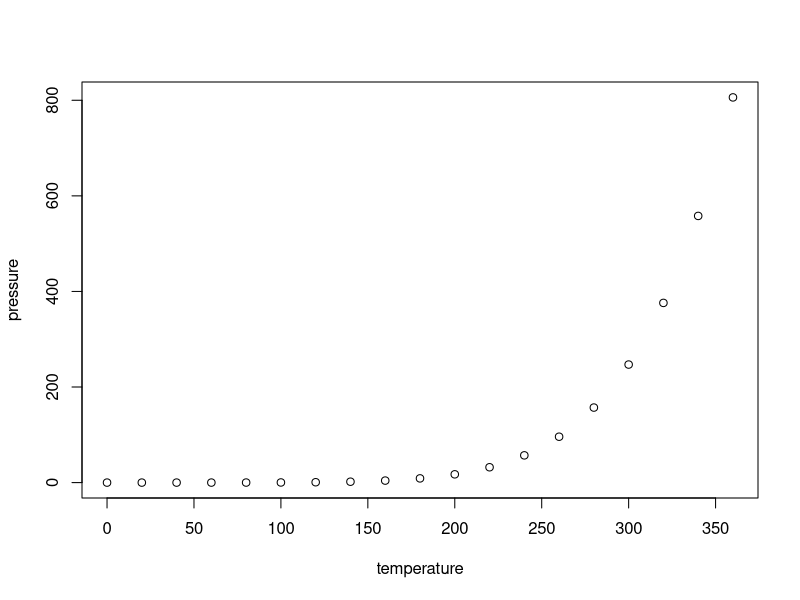
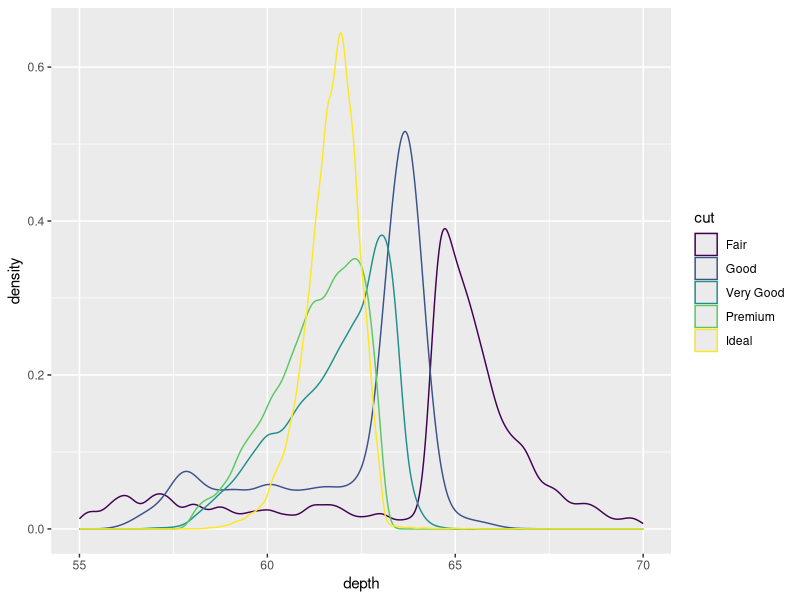

R code for these plots, in order:
## ---- chunk 1
getwd()
plot(pressure)
## ---- chunk 2
library(ggplot2)
ggplot(diamonds, aes(depth, colour = cut)) +
  geom_density() +
  xlim(55, 70)


